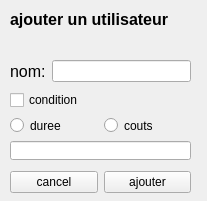
<?xml version="1.0" encoding="UTF-8"?>
<ui version="4.0">
 <class>add_client</class>
 <widget class="QWidget" name="add_client">
  <property name="geometry">
   <rect>
    <x>0</x>
    <y>0</y>
    <width>207</width>
    <height>201</height>
   </rect>
  </property>
  <property name="windowTitle">
   <string>Form</string>
  </property>
  <widget class="QLabel" name="label_title">
   <property name="geometry">
    <rect>
     <x>10</x>
     <y>10</y>
     <width>174</width>
     <height>19</height>
    </rect>
   </property>
   <property name="font">
    <font>
     <pointsize>12</pointsize>
     <weight>75</weight>
     <bold>true</bold>
    </font>
   </property>
   <property name="text">
    <string>ajouter un utilisateur</string>
   </property>
  </widget>
  <widget class="QWidget" name="">
   <property name="geometry">
    <rect>
     <x>10</x>
     <y>90</y>
     <width>181</width>
     <height>70</height>
    </rect>
   </property>
   <layout class="QVBoxLayout" name="verticalLayout">
    <item>
     <widget class="QCheckBox" name="checkBox_condition">
      <property name="text">
       <string>condition</string>
      </property>
     </widget>
    </item>
    <item>
     <layout class="QHBoxLayout" name="horizontalLayout">
      <item>
       <widget class="QRadioButton" name="radioButton_duree">
        <property name="text">
         <string>duree</string>
        </property>
       </widget>
      </item>
      <item>
       <widget class="QRadioButton" name="radioButton_couts">
        <property name="text">
         <string>couts</string>
        </property>
       </widget>
      </item>
     </layout>
    </item>
    <item>
     <widget class="QLineEdit" name="lineEdit_condition"/>
    </item>
   </layout>
  </widget>
  <widget class="QWidget" name="">
   <property name="geometry">
    <rect>
     <x>10</x>
     <y>170</y>
     <width>181</width>
     <height>25</height>
    </rect>
   </property>
   <layout class="QHBoxLayout" name="horizontalLayout_2">
    <item>
     <widget class="QPushButton" name="btn_cancel">
      <property name="text">
       <string>cancel</string>
      </property>
     </widget>
    </item>
    <item>
     <widget class="QPushButton" name="btn_ajouter">
      <property name="text">
       <string>ajouter</string>
      </property>
     </widget>
    </item>
   </layout>
  </widget>
  <widget class="QWidget" name="">
   <property name="geometry">
    <rect>
     <x>10</x>
     <y>60</y>
     <width>181</width>
     <height>22</height>
    </rect>
   </property>
   <layout class="QHBoxLayout" name="horizontalLayout_3">
    <item>
     <widget class="QLabel" name="label_name">
      <property name="font">
       <font>
        <pointsize>12</pointsize>
       </font>
      </property>
      <property name="text">
       <string>nom:</string>
      </property>
     </widget>
    </item>
    <item>
     <widget class="QLineEdit" name="lineEdit_name"/>
    </item>
   </layout>
  </widget>
 </widget>
 <resources/>
 <connections/>
</ui>
